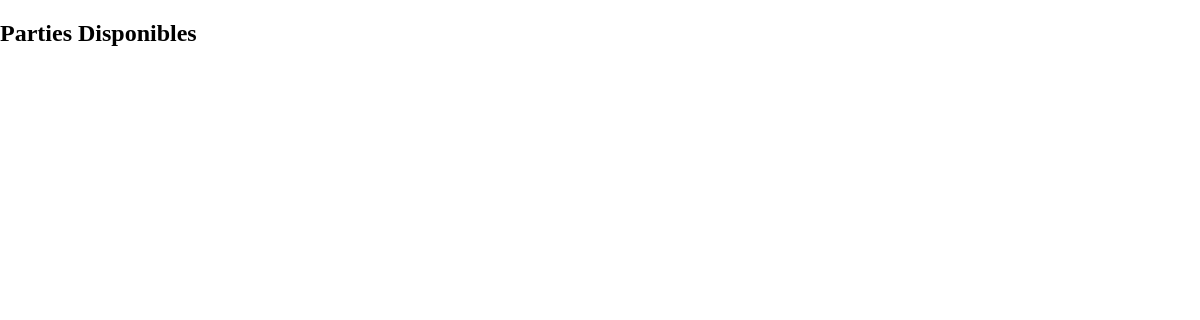
Page /classic_games on the earlier database version.
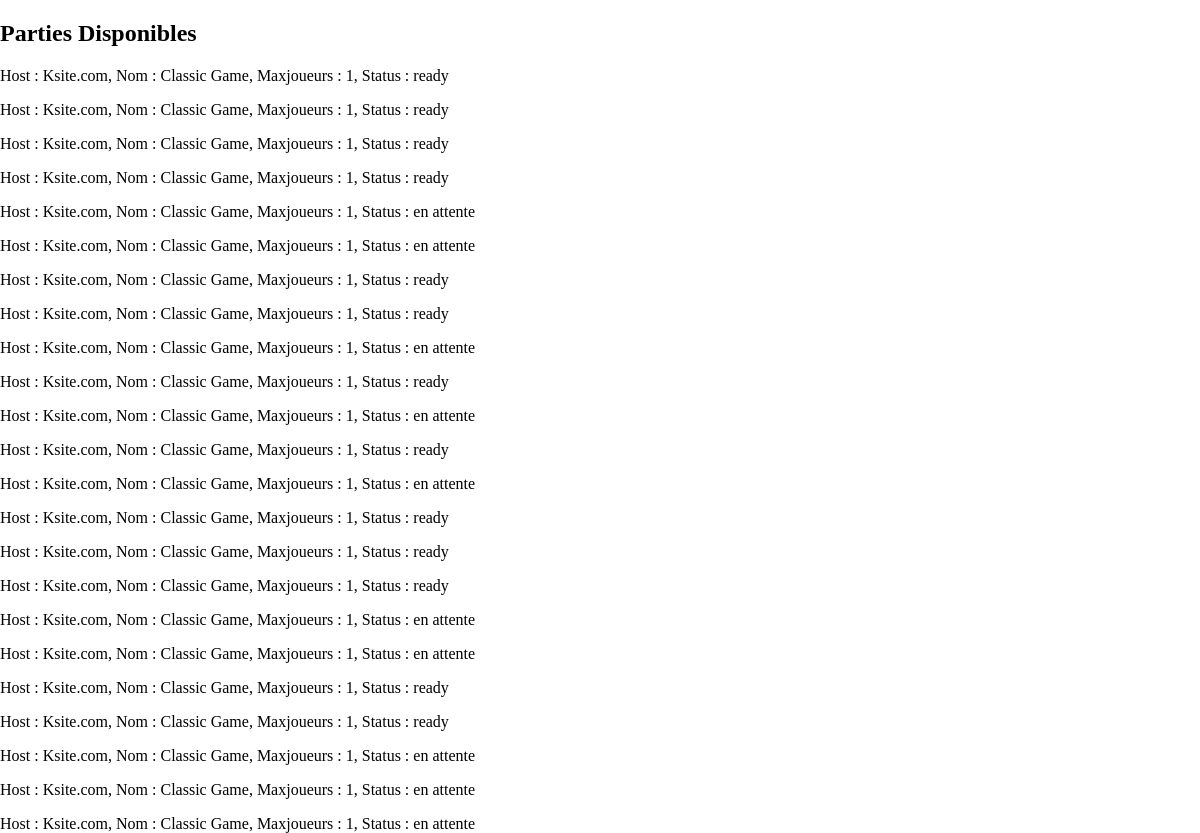
Same page on the later database version.
### tables this page shows
CREATE TABLE classic (
    id INTEGER PRIMARY KEY AUTOINCREMENT,
    host TEXT,
    name TEXT,
    status TEXT NOT NULL,
    maxplayers INT,
    creation TIMESTAMP
);

### main.py (the view)
@app.route("/classic_games", methods=['GET', 'POST'])
def classic_games():
    liste_parties = get_classic_games()
    return render_template("./classic_games.html", gamelist=liste_parties, iter_liste=range(len(liste_parties)))

### matchmaking.py (called while the page is built)
def get_classic_games()->list[tuple]:
    try:
        con = sqlite3.connect("./database/database.db")
        cur = con.cursor()
        sqlreq = f"SELECT * FROM classic"
        res = cur.execute(sqlreq)
        reslist = res.fetchall()
        con.close()
        return reslist
    except Exception as erreur:
        print("Erreur dans get_classic_games() :", erreur)
        return []

### templates/classic_games.html (shortened to what this page needs)
<!DOCTYPE html>
<html>
<head>
    <link rel="stylesheet" href="{{url_for('static', filename='styles.css')}}">
</head>
<body>
    <main>
        <div>
            <h2> Parties Disponibles </h2>
            {% for i in iter_liste %}
                <p> Host : {{gamelist[i][1]}}, Nom : {{gamelist[i][2]}}, Maxjoueurs : {{gamelist[i][4]}}, Status : {{gamelist[i][3]}}</p>
            {% endfor %}
        </div>
    </main>
</body>

### static/styles.css (style rules this page uses)
html { height: 100%; }
body { margin: 0px; height: 100%; }

Differences in the rows shown:
added classic: host "Ksite.com", name "Classic Game", maxplayers "1", status "ready"
added classic: host "Ksite.com", name "Classic Game", maxplayers "1", status "ready"
added classic: host "Ksite.com", name "Classic Game", maxplayers "1", status "ready"
added classic: host "Ksite.com", name "Classic Game", maxplayers "1", status "ready"
added classic: host "Ksite.com", name "Classic Game", maxplayers "1", status "en attente"
added classic: host "Ksite.com", name "Classic Game", maxplayers "1", status "en attente"
added classic: host "Ksite.com", name "Classic Game", maxplayers "1", status "ready"
added classic: host "Ksite.com", name "Classic Game", maxplayers "1", status "ready"
added classic: host "Ksite.com", name "Classic Game", maxplayers "1", status "en attente"
added classic: host "Ksite.com", name "Classic Game", maxplayers "1", status "ready"
added classic: host "Ksite.com", name "Classic Game", maxplayers "1", status "en attente"
added classic: host "Ksite.com", name "Classic Game", maxplayers "1", status "ready"
added classic: host "Ksite.com", name "Classic Game", maxplayers "1", status "en attente"
added classic: host "Ksite.com", name "Classic Game", maxplayers "1", status "ready"
added classic: host "Ksite.com", name "Classic Game", maxplayers "1", status "ready"
added classic: host "Ksite.com", name "Classic Game", maxplayers "1", status "ready"
added classic: host "Ksite.com", name "Classic Game", maxplayers "1", status "en attente"
added classic: host "Ksite.com", name "Classic Game", maxplayers "1", status "en attente"
added classic: host "Ksite.com", name "Classic Game", maxplayers "1", status "ready"
added classic: host "Ksite.com", name "Classic Game", maxplayers "1", status "ready"
added classic: host "Ksite.com", name "Classic Game", maxplayers "1", status "en attente"
added classic: host "Ksite.com", name "Classic Game", maxplayers "1", status "en attente"
added classic: host "Ksite.com", name "Classic Game", maxplayers "1", status "en attente"
Other differences:
new list line: "Host : , Nom : , Maxjoueurs : , Status :"
